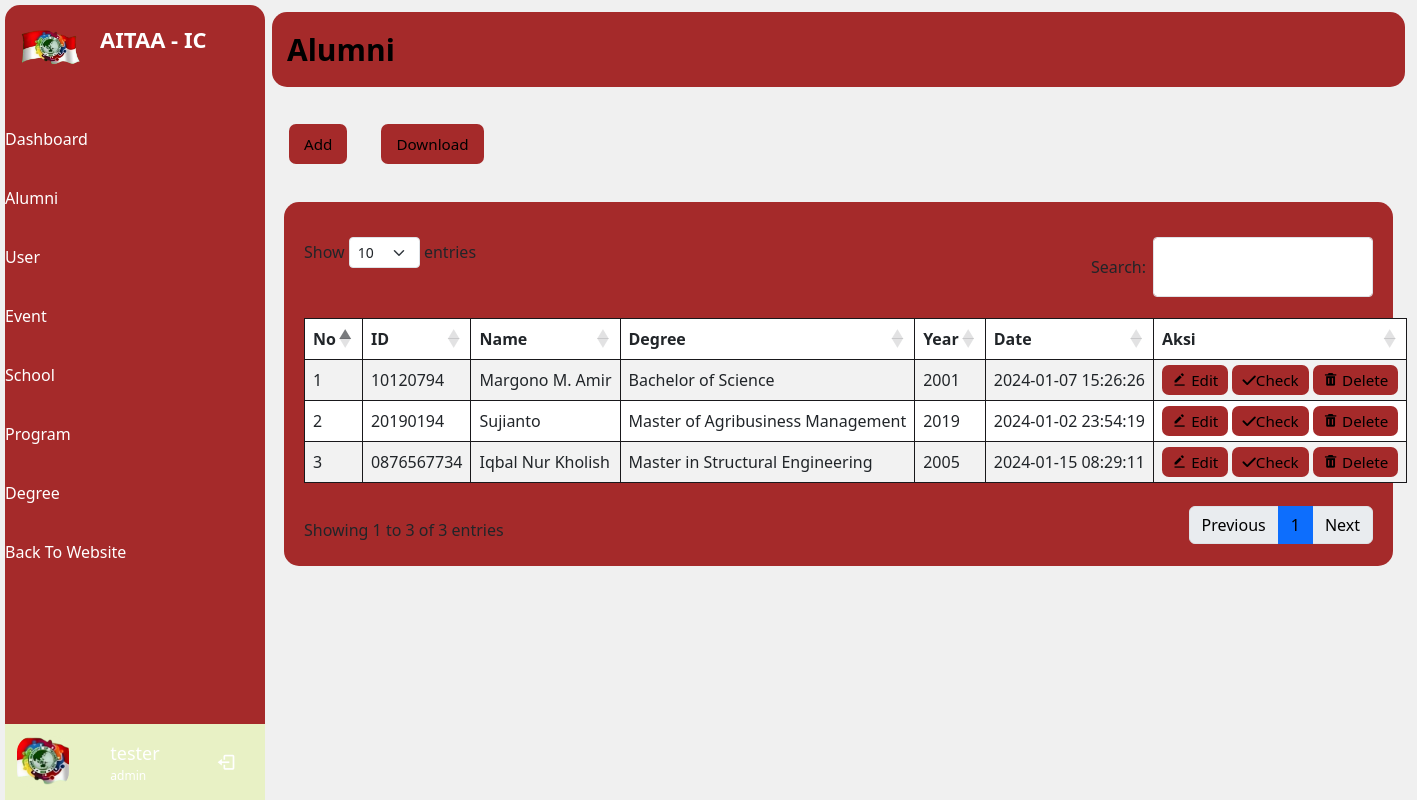
Page /admin/alumni/index.php (signed in) on the committed database.
### tables this page shows
CREATE TABLE `graduation` (
  `id` int(5) NOT NULL,
  `alumniId` varchar(10) NOT NULL,
  `schoolId` int(5) DEFAULT NULL,
  `programId` int(5) DEFAULT NULL,
  `degreeId` int(5) NOT NULL,
  `year` int(4) DEFAULT NULL,
  `month` int(2) DEFAULT NULL,
  `date` timestamp NOT NULL DEFAULT current_timestamp() ON UPDATE current_timestamp()
);

CREATE TABLE `alumni` (
  `id` varchar(10) NOT NULL,
  `nameAlumni` varchar(30) NOT NULL,
  `title` varchar(5) DEFAULT NULL,
  `photo` varchar(30) DEFAULT NULL,
  `gender` varchar(10) DEFAULT NULL,
  `birthday` date DEFAULT NULL,
  `provinsiId` int(10) DEFAULT NULL,
  `address` text DEFAULT NULL,
  `telp` int(13) DEFAULT NULL,
  `email` varchar(30) NOT NULL,
  `date` timestamp NOT NULL DEFAULT current_timestamp() ON UPDATE current_timestamp()
);

CREATE TABLE `degree` (
  `id` int(5) NOT NULL,
  `degree` varchar(81) DEFAULT NULL
);

### admin/alumni/index.php (the view, shortened to what this page needs)
<?php
if ($_SESSION['status_login'] == true) {
    if ($_SESSION['role_id'] == 1) {
        require_once('../include/header.php');
    } else {
        $_SESSION['alert'] = 1;
        $_SESSION['status'] = 'Failed!!';
        $_SESSION['status_icon'] = 'error';
        $_SESSION['status_text'] = 'Your Not Admin';
        echo '<script>window.location="../../user/"</script>';
    }
} else {
    echo '<script>window.location="../../auth/"</script>';
}
?>
<span class="text">Alumni</span>
</div>
<div class="home-content">
    <div class="container create" style="margin-top:-25px !important">
        <div class="row">
            <div class="col-md-auto mb-3">
                <div class="btn-submit">
                    <a class="button" href="addAlumni.php">Add</a>
                </div>
            </div>
            <div class="col-md-auto">
                <div class="btn-submit">
                    <a class="button" href="../include/exportAlumni.php" target="_blank">Download</a>
                </div>
            </div>
        </div>
    </div>
    <div class="container">
        <div class="row ">
            <div class="col ">
                <div class="tableProduct">
                    <table id="datatable-responsive" class="table table-striped table-bordered dt-responsive nowrap" style="width:100%; " >
                        <thead>
                            <tr>
                                <th>No</th>
                                <th>ID</th>
                                <th>Name</th>
                                <th>Degree</th>
                                <th>Year</th>
                                <th>Date</th>
                                <th>Aksi</th>
                            </tr>
                        </thead>
                        <tbody>
                            <?php
                            $no = 1;
                            $alumni = mysqli_query($conn, "SELECT *
                                FROM alumni
                                INNER JOIN graduation
                                ON alumni.id = graduation.alumniId
                                INNER JOIN school
                                ON graduation.schoolId = school.id
                                INNER JOIN fieldofstudy
                                ON graduation.programId = fieldofstudy.id
                                INNER JOIN degree
                                ON graduation.degreeId = degree.id
                                GROUP BY alumni.id
                                ORDER BY alumni.date ASC");
                            if (mysqli_num_rows($alumni) > 0) {
                                while ($row = mysqli_fetch_array($alumni)) {
                            ?>
                                    <tr>
                                        <td>
                                            <?php echo $no++ ?>
                                        </td>
                                        <td>
                                            <?php echo $row['alumniId'] ?>
                                        </td>
                                        <td>
                                            <?php echo $row['nameAlumni'] ?>
                                        </td>
                                        <td>
                                            <?php echo $row['degree'] ?>
                                        </td>
                                        <td>
                                            <?php echo $row['year'] ?>
                                        </td>
                                        <td>
                                            <?php echo $row['date'] ?>
                                        </td>
                                        <td>
                                            <a class="button-table" href="editAlumni.php?ida=<?php echo $row['alumniId'] ?>"><i class='bx bxs-edit-alt me-1'></i>Edit</a>
                                            <a class="button-table" id="cek" href="https://www.asdu.ait.ac.th/alumni/alumniById.cfm?AlumniID=<?php echo $row['alumniId'] ?>" target='_blank'><i class="fa-solid fa-check"></i>Check</a>
                                            <a class="button-table" id="delete" href="../include/delete.php?ida=<?php echo $row['alumniId'] ?>"><i class='bx bxs-trash me-1'></i>Delete</a>
                                        </td>
                                    </tr>
                                <?php }
                            } ?>
                        </tbody>
                    </table>
                </div>
            </div>
        </div>
    </div>
</div>
</section>
<?php
require_once('../include/footer.php');
?>

### admin/assets/css/side.css (style rules this page uses)
:root { --header-height: 3.5rem; --nav-width: 219px; --side-background-color: #3f6433; --first-color: #ffffff; --second-color: #47531b; --title-color: #19181B; --text-color: #000000; --text-color-light: #ffffff; --body-color: #ffffffe5; --container-color: #FFFFFF; }
body { background: #f0f0f0; }
.home-content { display: flex; align-items: center; flex-wrap: wrap; }

### admin/assets/css/styles.css (style rules this page uses)
:root { --header-height: 3.5rem; --nav-width: 219px; --side-background-color: brown; --first-color:#e8f1c5; --second-color: brown; --primarycolor: brown; --secondarycolor: white; --title-color: #19181B; --text-color: #ffffff; --text-color-light: #ffffff; --body-color: #ffffffe5; --container-color: brown; }
a { text-decoration: none; color: black !important; }
.container { margin-top: 10px !important; }
.button { font-size: 0.95rem; padding: 10px 15px 10px 15px; border-radius: 7px; border: none; font-weight: 500; background-color: var(--second-color); }
.button-table { font-size: 0.95rem; padding: 5px 10px 5px 10px; border-radius: 7px; border: none; font-weight: 500; background-color: var(--second-color); }
.btn-submit { margin: 5px; }
.tableProduct { background-color: var(--container-color); padding: 20px; border-radius: 15px; margin-bottom: 10px; }
.table { border: #19181B; }
.row { margin-top: 15px; }

### rows in the picture
graduation: alumniId "10120794", alumniId.nameAlumni "Margono M. Amir", degreeId.degree "Bachelor of Science", year "2001", date "2024-01-07 15:26:26"
graduation: alumniId "20190194", alumniId.nameAlumni "Sujianto", degreeId.degree "Master of Agribusiness Management", year "2019", date "2024-01-02 23:54:19"
graduation: alumniId "0876567734", alumniId.nameAlumni "Iqbal Nur Kholish", degreeId.degree "Master in Structural Engineering", year "2005", date "2024-01-15 08:29:11"
